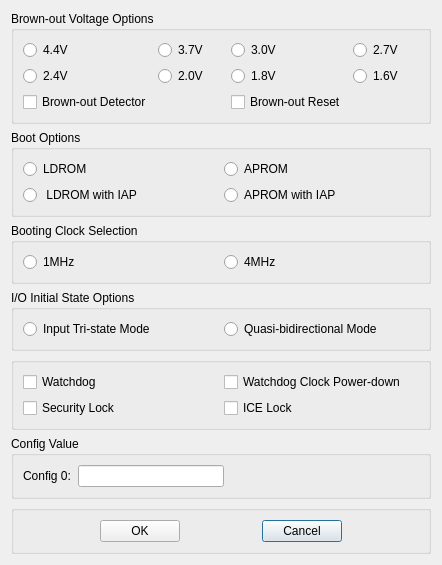
<?xml version="1.0" encoding="UTF-8"?>
<ui version="4.0">
 <class>Dialog</class>
 <widget class="QDialog" name="Dialog">
  <property name="geometry">
   <rect>
    <x>0</x>
    <y>0</y>
    <width>442</width>
    <height>417</height>
   </rect>
  </property>
  <property name="windowTitle">
   <string>Dialog</string>
  </property>
  <layout class="QGridLayout" name="gridLayout_8">
   <item row="0" column="0">
    <layout class="QVBoxLayout" name="verticalLayout">
     <item>
      <widget class="QGroupBox" name="gridGroupBox_brownout">
       <property name="title">
        <string>Brown-out Voltage Options</string>
       </property>
       <layout class="QGridLayout" name="gridLayout_7" rowstretch="1,1,1" columnstretch="1,1,1,1">
        <item row="0" column="2">
         <widget class="QRadioButton" name="radioButton_bw_v_2">
          <property name="text">
           <string>3.0V</string>
          </property>
         </widget>
        </item>
        <item row="0" column="1">
         <widget class="QRadioButton" name="radioButton_bw_v_1">
          <property name="text">
           <string>3.7V</string>
          </property>
         </widget>
        </item>
        <item row="0" column="3">
         <widget class="QRadioButton" name="radioButton_bw_v_3">
          <property name="text">
           <string>2.7V</string>
          </property>
         </widget>
        </item>
        <item row="2" column="0">
         <widget class="QCheckBox" name="checkBox_bw_0">
          <property name="text">
           <string>Brown-out Detector</string>
          </property>
         </widget>
        </item>
        <item row="2" column="2">
         <widget class="QCheckBox" name="checkBox_bw_1">
          <property name="text">
           <string>Brown-out Reset</string>
          </property>
         </widget>
        </item>
        <item row="0" column="0">
         <widget class="QRadioButton" name="radioButton_bw_v_0">
          <property name="text">
           <string>4.4V</string>
          </property>
         </widget>
        </item>
        <item row="1" column="0">
         <widget class="QRadioButton" name="radioButton_bw_v_4">
          <property name="text">
           <string>2.4V</string>
          </property>
         </widget>
        </item>
        <item row="1" column="1">
         <widget class="QRadioButton" name="radioButton_bw_v_5">
          <property name="text">
           <string>2.0V</string>
          </property>
         </widget>
        </item>
        <item row="1" column="2">
         <widget class="QRadioButton" name="radioButton_bw_v_6">
          <property name="text">
           <string>1.8V</string>
          </property>
         </widget>
        </item>
        <item row="1" column="3">
         <widget class="QRadioButton" name="radioButton_bw_v_7">
          <property name="text">
           <string>1.6V</string>
          </property>
         </widget>
        </item>
       </layout>
      </widget>
     </item>
     <item>
      <widget class="QGroupBox" name="gridGroupBox_boot">
       <property name="title">
        <string>Boot Options</string>
       </property>
       <layout class="QGridLayout" name="gridLayout_6" rowstretch="1,1" columnstretch="1,1">
        <item row="0" column="0">
         <widget class="QRadioButton" name="radioButton_bt_0_0">
          <property name="text">
           <string>LDROM</string>
          </property>
         </widget>
        </item>
        <item row="1" column="0">
         <widget class="QRadioButton" name="radioButton_bt_1_0">
          <property name="text">
           <string> LDROM with IAP</string>
          </property>
         </widget>
        </item>
        <item row="0" column="1">
         <widget class="QRadioButton" name="radioButton_bt_0_1">
          <property name="text">
           <string>APROM</string>
          </property>
         </widget>
        </item>
        <item row="1" column="1">
         <widget class="QRadioButton" name="radioButton_bt_1_1">
          <property name="text">
           <string>APROM with IAP</string>
          </property>
         </widget>
        </item>
       </layout>
      </widget>
     </item>
     <item>
      <widget class="QGroupBox" name="gridGroupBox_bootclk">
       <property name="title">
        <string>Booting Clock Selection</string>
       </property>
       <layout class="QGridLayout" name="gridLayout_5" columnstretch="1,1">
        <item row="0" column="1">
         <widget class="QRadioButton" name="radioButton_mf_1">
          <property name="text">
           <string>4MHz</string>
          </property>
         </widget>
        </item>
        <item row="0" column="0">
         <widget class="QRadioButton" name="radioButton_mf_0">
          <property name="text">
           <string>1MHz</string>
          </property>
         </widget>
        </item>
       </layout>
      </widget>
     </item>
     <item>
      <widget class="QGroupBox" name="gridGroupBox_io_state">
       <property name="title">
        <string>I/O Initial State Options</string>
       </property>
       <layout class="QGridLayout" name="gridLayout_4" columnstretch="1,1">
        <item row="0" column="0">
         <widget class="QRadioButton" name="radioButton_io_0">
          <property name="text">
           <string>Input Tri-state Mode</string>
          </property>
         </widget>
        </item>
        <item row="0" column="1">
         <widget class="QRadioButton" name="radioButton_io_1">
          <property name="text">
           <string>Quasi-bidirectional Mode</string>
          </property>
         </widget>
        </item>
       </layout>
      </widget>
     </item>
     <item>
      <widget class="QGroupBox" name="gridGroupBox_misc">
       <layout class="QGridLayout" name="gridLayout_3" rowstretch="1,1" columnstretch="1,1">
        <item row="0" column="0">
         <widget class="QCheckBox" name="checkBox_watchdog">
          <property name="text">
           <string>Watchdog</string>
          </property>
         </widget>
        </item>
        <item row="0" column="1">
         <widget class="QCheckBox" name="checkBox_watchdog_pwdwn">
          <property name="text">
           <string>Watchdog Clock Power-down</string>
          </property>
         </widget>
        </item>
        <item row="1" column="0">
         <widget class="QCheckBox" name="checkBox_security_lock">
          <property name="text">
           <string>Security Lock</string>
          </property>
         </widget>
        </item>
        <item row="1" column="1">
         <widget class="QCheckBox" name="checkBox_ice_lock">
          <property name="text">
           <string>ICE Lock</string>
          </property>
         </widget>
        </item>
       </layout>
      </widget>
     </item>
     <item>
      <widget class="QGroupBox" name="gridGroupBox_config">
       <property name="title">
        <string>Config Value</string>
       </property>
       <layout class="QGridLayout" name="gridLayout" columnstretch="1,3,4">
        <item row="0" column="1">
         <widget class="QLineEdit" name="lineEdit_config0"/>
        </item>
        <item row="0" column="0">
         <widget class="QLabel" name="label_config0">
          <property name="text">
           <string>Config 0:</string>
          </property>
         </widget>
        </item>
        <item row="0" column="2">
         <spacer name="horizontalSpacer_4">
          <property name="orientation">
           <enum>Qt::Horizontal</enum>
          </property>
          <property name="sizeHint" stdset="0">
           <size>
            <width>40</width>
            <height>20</height>
           </size>
          </property>
         </spacer>
        </item>
       </layout>
      </widget>
     </item>
     <item>
      <widget class="QGroupBox" name="gridGroupBox_OK">
       <layout class="QGridLayout" name="gridLayout_2">
        <item row="0" column="2">
         <spacer name="horizontalSpacer">
          <property name="orientation">
           <enum>Qt::Horizontal</enum>
          </property>
          <property name="sizeHint" stdset="0">
           <size>
            <width>40</width>
            <height>20</height>
           </size>
          </property>
         </spacer>
        </item>
        <item row="0" column="3">
         <widget class="QPushButton" name="pushButton_Cancel">
          <property name="text">
           <string>Cancel</string>
          </property>
         </widget>
        </item>
        <item row="0" column="1">
         <widget class="QPushButton" name="pushButton_OK">
          <property name="text">
           <string>OK</string>
          </property>
         </widget>
        </item>
        <item row="0" column="0">
         <spacer name="horizontalSpacer_2">
          <property name="orientation">
           <enum>Qt::Horizontal</enum>
          </property>
          <property name="sizeHint" stdset="0">
           <size>
            <width>40</width>
            <height>20</height>
           </size>
          </property>
         </spacer>
        </item>
        <item row="0" column="4">
         <spacer name="horizontalSpacer_3">
          <property name="orientation">
           <enum>Qt::Horizontal</enum>
          </property>
          <property name="sizeHint" stdset="0">
           <size>
            <width>40</width>
            <height>20</height>
           </size>
          </property>
         </spacer>
        </item>
       </layout>
      </widget>
     </item>
    </layout>
   </item>
  </layout>
 </widget>
 <resources/>
 <connections/>
</ui>
